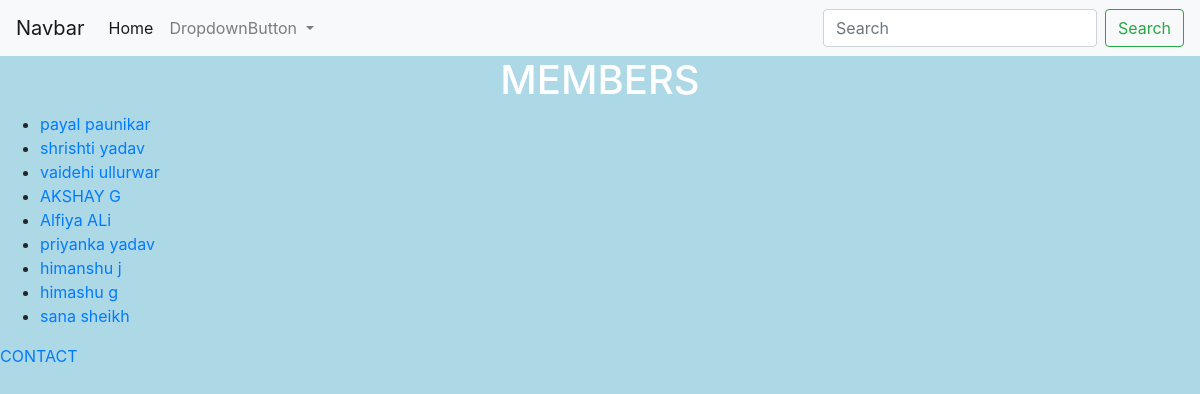
/hello/, run on the app's committed database.
### myapp/models.py (models this page shows, shortened)
class Member(models.Model):
 firstname=  models.CharField(max_length=225)
 lastname=  models.CharField(max_length=225)
 rollno= models.IntegerField(null=True)
 image= models.ImageField(default='default.jpeg',upload_to='member_photo/')

### myapp/views.py (the view)
# urls.py: path('hello/',views.hello,name='hello'),
def hello(request):
  member_list= Member.objects.all().values()
  context ={       #visible
    'member_list':member_list
  }
  template = loader.get_template('hello.html')
  return HttpResponse(template.render(context,request))

### member/templates/hello.html (shortened to what this page needs)
{% load static %}
<html>
<head>
  <link rel="stylesheet" href="https://cdn.jsdelivr.net/npm/bootstrap@4.0.0/dist/css/bootstrap.min.css">
    <link rel="stylesheet" href="{% static 'hello.css' %}">
</head>
<body>
  <nav class="navbar navbar-expand-lg navbar-light bg-light">
    <a class="navbar-brand" href="#">Navbar</a>
    <div class="collapse navbar-collapse" id="navbarSupportedContent">
      <ul class="navbar-nav mr-auto">
        <li class="nav-item active">
          <a class="nav-link" href="#">Home <span class="sr-only">(current)</span></a>
        </li>
        <li class="nav-item dropdown">
          <a class="nav-link dropdown-toggle" href="#" id="navbarDropdown" role="button" data-toggle="dropdown" aria-haspopup="true" aria-expanded="false">
            DropdownButton
          </a>
        </li>
      </ul>
      <form class="form-inline my-2 my-lg-0">
        <input class="form-control mr-sm-2" type="search" placeholder="Search" aria-label="Search">
        <button class="btn btn-outline-success my-2 my-sm-0" type="submit">Search</button>
      </form>
    </div>
  </nav>
  <h1>MEMBERS</h1>
    <ul>
     {% for x in member_list %}
      <li><a href="detail/{{x.id}}">{{x.firstname}} {{x.lastname}}</a></li>
     {% endfor %}
    </ul>
    <a href="/contact">CONTACT</a>
</body>
</html>

### member/static/hello.css (style rules this page uses)
body { background-color: lightblue; }
h1 { color: white; text-align: center; }

### data on the page
Member: firstname "payal", lastname "paunikar"
Member: firstname "shrishti", lastname "yadav"
Member: firstname "vaidehi", lastname "ullurwar"
Member: firstname "AKSHAY", lastname "G"
Member: firstname "Alfiya", lastname "ALi"
Member: firstname "priyanka", lastname "yadav"
Member: firstname "himanshu", lastname "j"
Member: firstname "himashu", lastname "g"
Member: firstname "sana", lastname "sheikh"
